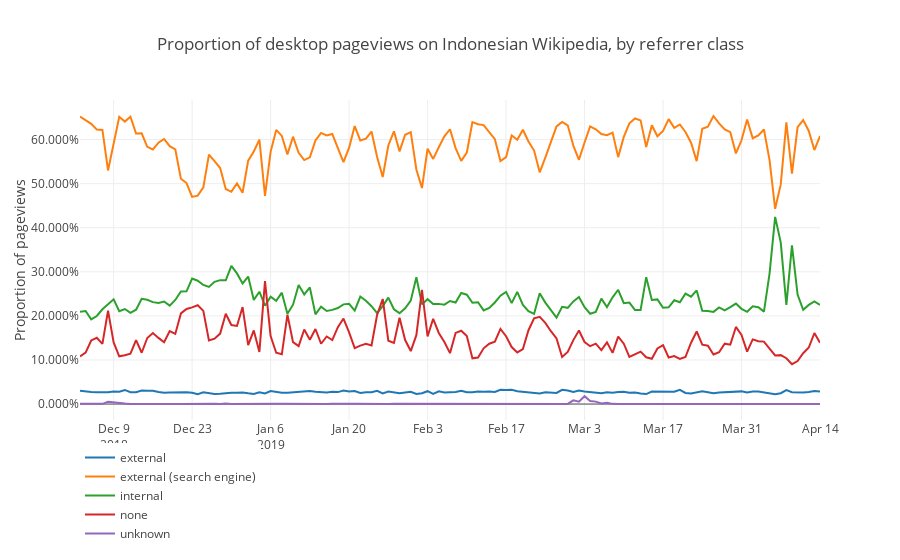

The code cell stored with this chart in its notebook:
### Code cell
pageviews_referer = wiki_pageviews[wiki_pageviews.is_id & (wiki_pageviews.access_method != 'mobile app')]
pageviews_referer_desktop = pageviews_referer[pageviews_referer.access_method == 'desktop']
pageviews_referer_desktop['prop'] = pageviews_referer_desktop.groupby('date')['pageviews'].apply(lambda x: x / x.sum())
pageviews_referer_desktop = pageviews_referer_desktop.pivot(index='date',columns='referer_class',values='prop').fillna(0)
fig = {
    'data': [{
    'x': pageviews_referer_desktop.index,
    'y': pageviews_referer_desktop[col],
    'name': col
    }  for col in pageviews_referer_desktop.columns],
    'layout': {
        'yaxis': {'title': "Proportion of pageviews",
                  'tickformat': ',.3%'
                  },
        'title': {'text': 'Proportion of desktop pageviews on Indonesian Wikipedia, by referrer class'},
        'legend': {'x': 0, 'y': -0.4},
        'hoverlabel': {'namelength' : -1}
    }
}
plotly.offline.iplot(fig)

### Figure 1 — Plotly figure (JSON) as saved in the notebook; plotly's stock layout.template omitted (floating-point values rounded to 4 significant figures; data arrays with more than 128 entries replaced by an {"elided": "..."} marker saying what was removed)
{"data": [{"name": "external", "type": "scatter", "uid": "366351b7-5a80-4b8f-af2b-ca2561c62bd6", "x": {"elided": "133 str values"}, "y": {"elided": "133 float values"}}, {"name": "external (search engine)", "type": "scatter", "uid": "d49bbcae-2c1c-4029-9c79-1d0ac730d06f", "x": {"elided": "133 str values"}, "y": {"elided": "133 float values"}}, {"name": "internal", "type": "scatter", "uid": "79755cdb-1697-4b14-9538-745903e92d50", "x": {"elided": "133 str values"}, "y": {"elided": "133 float values"}}, {"name": "none", "type": "scatter", "uid": "2dcd465a-6c45-49ca-a701-7618c4a6ae6d", "x": {"elided": "133 str values"}, "y": {"elided": "133 float values"}}, {"name": "unknown", "type": "scatter", "uid": "fb9d1991-748a-487d-b279-7923c33fcec9", "x": {"elided": "133 str values"}, "y": {"elided": "133 float values"}}], "layout": {"hoverlabel": {"namelength": -1}, "legend": {"x": 0, "y": -0.4}, "title": {"text": "Proportion of desktop pageviews on Indonesian Wikipedia, by referrer class"}, "yaxis": {"tickformat": ",.3%", "title": {"text": "Proportion of pageviews"}}}}
